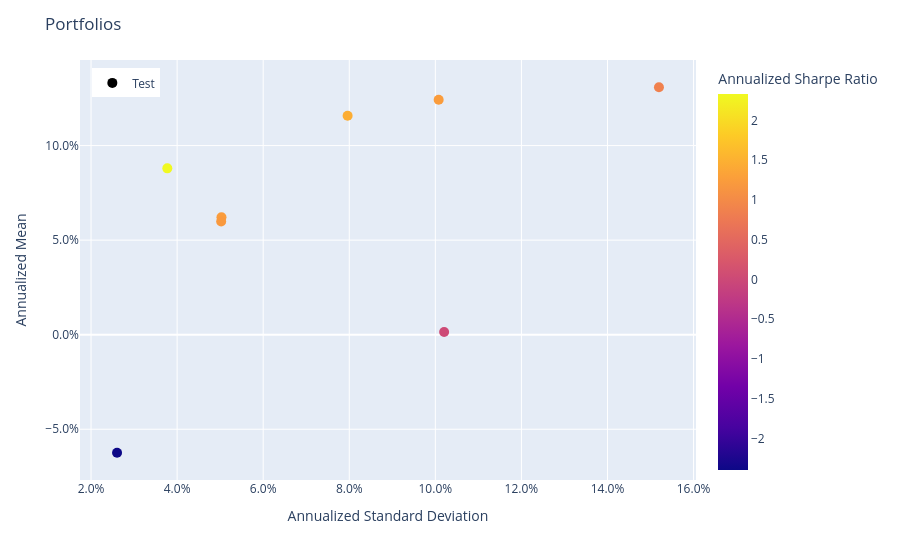

Notebook code cell kept with this figure:
### Code cell
population_test.plot_measures(
    x=RiskMeasure.ANNUALIZED_STANDARD_DEVIATION,
    y=PerfMeasure.ANNUALIZED_MEAN,
    color_scale=RatioMeasure.ANNUALIZED_SHARPE_RATIO,
    hover_measures=[RiskMeasure.MAX_DRAWDOWN, RatioMeasure.ANNUALIZED_SORTINO_RATIO],
)

### Figure 1 — Plotly figure (JSON) as saved in the notebook; plotly's stock layout.template omitted (floating-point values rounded to 4 significant figures)
{"data": [{"customdata": [["Test", 0.0627, 2.138, 1.454], ["Test", 0.0895, 1.189, 0.861], ["Test", 0.1261, 1.811, 1.233], ["Test", 0.1059, 0.01905, 0.01382], ["Test", 0.05087, 1.816, 1.235], ["Test", 0.04422, 1.695, 1.191], ["Test", 0.02669, 3.111, 2.332], ["Test", 0.02064, -3.398, -2.397]], "hovertemplate": "<b>%{hovertext}</b><br><br>tag=%{customdata[0]}<br>Annualized Standard Deviation=%{x:.3f}<br>Annualized Mean=%{y:.3f}<br>MAX Drawdown=%{customdata[1]:.3f}<br>Annualized Sortino Ratio=%{customdata[2]:.3f}<br>Annualized Sharpe Ratio=%{marker.color:.3f}<extra></extra>", "hovertext": ["Fold 0", "Fold 1", "Fold 2", "Fold 3", "Fold 4", "Fold 5", "Fold 6", "Fold 7"], "legendgroup": "Test", "marker": {"color": [1.454, 0.861, 1.233, 0.01382, 1.235, 1.191, 2.332, -2.397], "coloraxis": "coloraxis", "size": 10, "symbol": "circle"}, "mode": "markers", "name": "Test", "orientation": "v", "showlegend": true, "type": "scatter", "x": [0.07962, 0.152, 0.1008, 0.102, 0.05031, 0.05024, 0.03772, 0.02604], "xaxis": "x", "y": [0.1158, 0.1308, 0.1242, 0.00141, 0.06211, 0.05985, 0.08795, -0.06243], "yaxis": "y"}], "layout": {"coloraxis": {"colorbar": {"title": {"text": "Annualized Sharpe Ratio"}}, "colorscale": [[0, "#0d0887"], [0.1111, "#46039f"], [0.2222, "#7201a8"], [0.3333, "#9c179e"], [0.4444, "#bd3786"], [0.5556, "#d8576b"], [0.6667, "#ed7953"], [0.7778, "#fb9f3a"], [0.8889, "#fdca26"], [1, "#f0f921"]]}, "legend": {"title": {}, "tracegroupgap": 0, "x": 0.02, "xanchor": "left", "y": 0.98, "yanchor": "top"}, "margin": {"t": 60}, "title": {"text": "Portfolios"}, "xaxis": {"anchor": "y", "domain": [0, 1], "tickformat": ",.1%", "title": {"text": "Annualized Standard Deviation"}}, "yaxis": {"anchor": "x", "domain": [0, 1], "tickformat": ",.1%", "title": {"text": "Annualized Mean"}}}}
